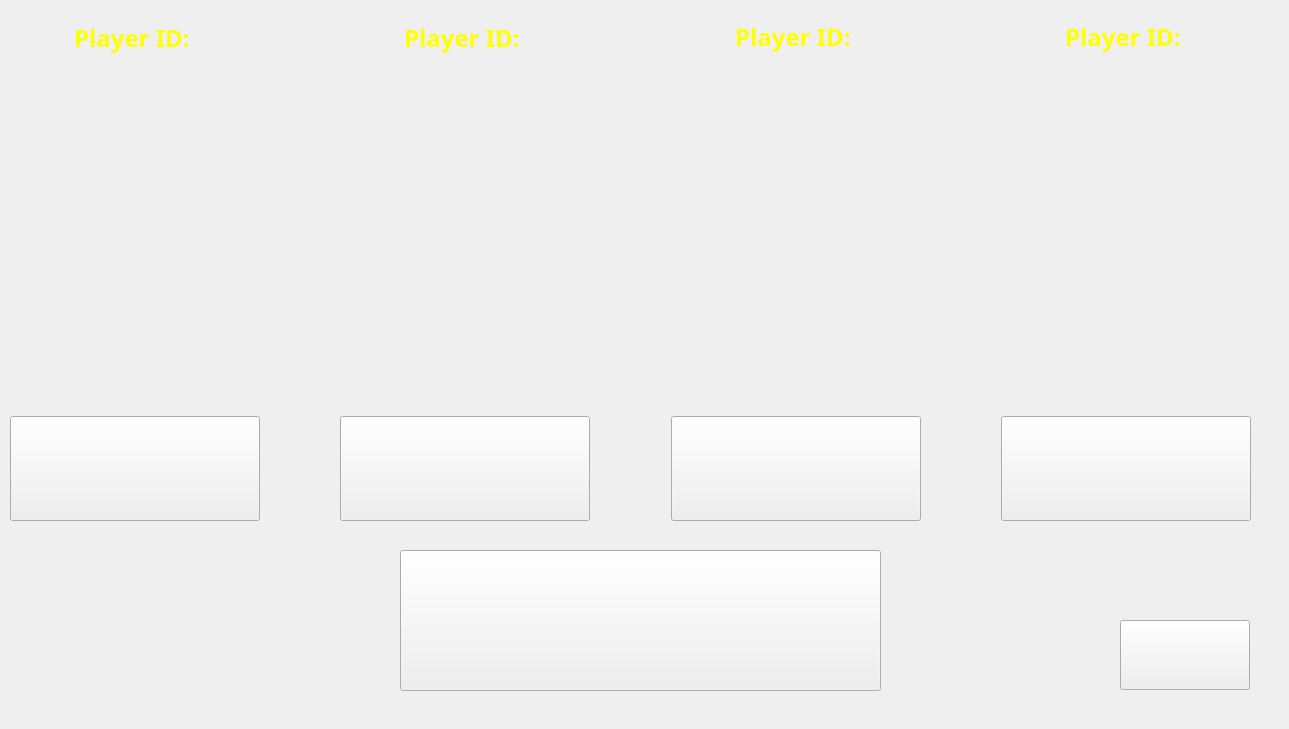
    <widget class="QWidget" name="lobby">
     <widget class="QLabel" name="lobbyBackground_label">
      <property name="geometry">
       <rect>
        <x>0</x>
        <y>0</y>
        <width>1280</width>
        <height>720</height>
       </rect>
      </property>
      <property name="styleSheet">
       <string notr="true">border-image: url(:/images/lobby.png)</string>
      </property>
      <property name="text">
       <string/>
      </property>
     </widget>
     <widget class="QWidget" name="horizontalLayoutWidget_3">
      <property name="geometry">
       <rect>
        <x>10</x>
        <y>20</y>
        <width>1241</width>
        <height>501</height>
       </rect>
      </property>
      <layout class="QHBoxLayout" name="horizontalLayout_9" stretch="10,3,10,3,10,3,10">
       <item>
        <layout class="QVBoxLayout" name="player1_layout" stretch="5,50,15">
         <item>
          <widget class="QLabel" name="player1id_label">
           <property name="font">
            <font>
             <family>Sans Serif</family>
             <pointsize>18</pointsize>
             <bold>true</bold>
            </font>
           </property>
           <property name="styleSheet">
            <string notr="true">color: yellow;</string>
           </property>
           <property name="text">
            <string>Player ID: </string>
           </property>
           <property name="alignment">
            <set>Qt::AlignCenter</set>
           </property>
          </widget>
         </item>
         <item>
          <widget class="QLabel" name="character1_label">
           <property name="styleSheet">
            <string notr="true">border-image: url(:/images/lobbyWorm.png);</string>
           </property>
           <property name="text">
            <string/>
           </property>
          </widget>
         </item>
         <item>
          <widget class="QPushButton" name="ready1_button">
           <property name="sizePolicy">
            <sizepolicy hsizetype="Minimum" vsizetype="Expanding">
             <horstretch>0</horstretch>
             <verstretch>0</verstretch>
            </sizepolicy>
           </property>
           <property name="styleSheet">
            <string notr="true"/>
           </property>
           <property name="text">
            <string/>
           </property>
          </widget>
         </item>
        </layout>
       </item>
       <item>
        <spacer name="horizontalSpacer_7">
         <property name="orientation">
          <enum>Qt::Horizontal</enum>
         </property>
         <property name="sizeHint" stdset="0">
          <size>
           <width>40</width>
           <height>20</height>
          </size>
         </property>
        </spacer>
       </item>
       <item>
        <layout class="QVBoxLayout" name="player2_layout" stretch="5,50,15">
         <item>
          <widget class="QLabel" name="player2id_label">
           <property name="font">
            <font>
             <family>Sans Serif</family>
             <pointsize>18</pointsize>
             <bold>true</bold>
            </font>
           </property>
           <property name="styleSheet">
            <string notr="true">color: yellow;</string>
           </property>
           <property name="text">
            <string>Player ID: </string>
           </property>
           <property name="alignment">
            <set>Qt::AlignCenter</set>
           </property>
          </widget>
         </item>
         <item>
          <widget class="QLabel" name="character2_label">
           <property name="styleSheet">
            <string notr="true">border-image: url(:/images/lobbyWorm.png);</string>
           </property>
           <property name="text">
            <string/>
           </property>
          </widget>
         </item>
         <item>
          <widget class="QPushButton" name="ready2_button">
           <property name="sizePolicy">
            <sizepolicy hsizetype="Minimum" vsizetype="Expanding">
             <horstretch>0</horstretch>
             <verstretch>0</verstretch>
            </sizepolicy>
           </property>
           <property name="styleSheet">
            <string notr="true"/>
           </property>
           <property name="text">
            <string/>
           </property>
          </widget>
         </item>
        </layout>
       </item>
       <item>
        <spacer name="horizontalSpacer_8">
         <property name="orientation">
          <enum>Qt::Horizontal</enum>
         </property>
         <property name="sizeHint" stdset="0">
          <size>
           <width>40</width>
           <height>20</height>
          </size>
         </property>
        </spacer>
       </item>
       <item>
        <layout class="QVBoxLayout" name="player3_layout" stretch="0,50,15">
         <item>
          <widget class="QLabel" name="player3id_label">
           <property name="font">
            <font>
             <family>Sans Serif</family>
             <pointsize>18</pointsize>
             <bold>true</bold>
            </font>
           </property>
           <property name="styleSheet">
            <string notr="true">color: yellow;
</string>
           </property>
           <property name="text">
            <string>Player ID: </string>
           </property>
           <property name="alignment">
            <set>Qt::AlignCenter</set>
           </property>
          </widget>
         </item>
         <item>
          <widget class="QLabel" name="character3_label">
           <property name="styleSheet">
            <string notr="true">border-image: url(:/images/lobbyWorm.png);</string>
           </property>
           <property name="text">
            <string/>
           </property>
          </widget>
         </item>
         <item>
          <widget class="QPushButton" name="ready3_button">
           <property name="sizePolicy">
            <sizepolicy hsizetype="Minimum" vsizetype="Expanding">
             <horstretch>0</horstretch>
             <verstretch>0</verstretch>
            </sizepolicy>
           </property>
           <property name="styleSheet">
            <string notr="true"/>
           </property>
           <property name="text">
            <string/>
           </property>
          </widget>
         </item>
        </layout>
       </item>
       <item>
        <spacer name="horizontalSpacer_9">
         <property name="orientation">
          <enum>Qt::Horizontal</enum>
         </property>
         <property name="sizeHint" stdset="0">
          <size>
           <width>40</width>
           <height>20</height>
          </size>
         </property>
        </spacer>
       </item>
       <item>
        <layout class="QVBoxLayout" name="player4_layout" stretch="0,50,15">
         <item>
          <widget class="QLabel" name="player4id_label">
           <property name="font">
            <font>
             <family>Sans Serif</family>
             <pointsize>18</pointsize>
             <bold>true</bold>
            </font>
           </property>
           <property name="styleSheet">
            <string notr="true">color: yellow;
</string>
           </property>
           <property name="text">
            <string>Player ID: </string>
           </property>
           <property name="alignment">
            <set>Qt::AlignCenter</set>
           </property>
          </widget>
         </item>
         <item>
          <widget class="QLabel" name="character4_label">
           <property name="styleSheet">
            <string notr="true">border-image: url(:/images/lobbyWorm.png);</string>
           </property>
           <property name="text">
            <string/>
           </property>
          </widget>
         </item>
         <item>
          <widget class="QPushButton" name="ready4_button">
           <property name="sizePolicy">
            <sizepolicy hsizetype="Minimum" vsizetype="Expanding">
             <horstretch>0</horstretch>
             <verstretch>0</verstretch>
            </sizepolicy>
           </property>
           <property name="styleSheet">
            <string notr="true"/>
           </property>
           <property name="text">
            <string/>
           </property>
          </widget>
         </item>
        </layout>
       </item>
      </layout>
     </widget>
     <widget class="QPushButton" name="goMenu_button_3">
      <property name="geometry">
       <rect>
        <x>1120</x>
        <y>620</y>
        <width>130</width>
        <height>70</height>
       </rect>
      </property>
      <property name="sizePolicy">
       <sizepolicy hsizetype="Maximum" vsizetype="Maximum">
        <horstretch>0</horstretch>
        <verstretch>0</verstretch>
       </sizepolicy>
      </property>
      <property name="minimumSize">
       <size>
        <width>130</width>
        <height>70</height>
       </size>
      </property>
      <property name="styleSheet">
       <string notr="true">border-image: url(:/images/goBack.bmp);</string>
      </property>
      <property name="text">
       <string/>
      </property>
     </widget>
     <widget class="QPushButton" name="setReady_button">
      <property name="geometry">
       <rect>
        <x>400</x>
        <y>550</y>
        <width>481</width>
        <height>141</height>
       </rect>
      </property>
      <property name="sizePolicy">
       <sizepolicy hsizetype="Minimum" vsizetype="Maximum">
        <horstretch>0</horstretch>
        <verstretch>0</verstretch>
       </sizepolicy>
      </property>
      <property name="font">
       <font>
        <family>Sans Serif</family>
        <pointsize>44</pointsize>
        <bold>true</bold>
       </font>
      </property>
      <property name="autoFillBackground">
       <bool>false</bool>
      </property>
      <property name="styleSheet">
       <string notr="true">border-image: url(:/images/setReady.png)</string>
      </property>
      <property name="text">
       <string/>
      </property>
      <property name="iconSize">
       <size>
        <width>76</width>
        <height>80</height>
       </size>
      </property>
     </widget>
    </widget>
